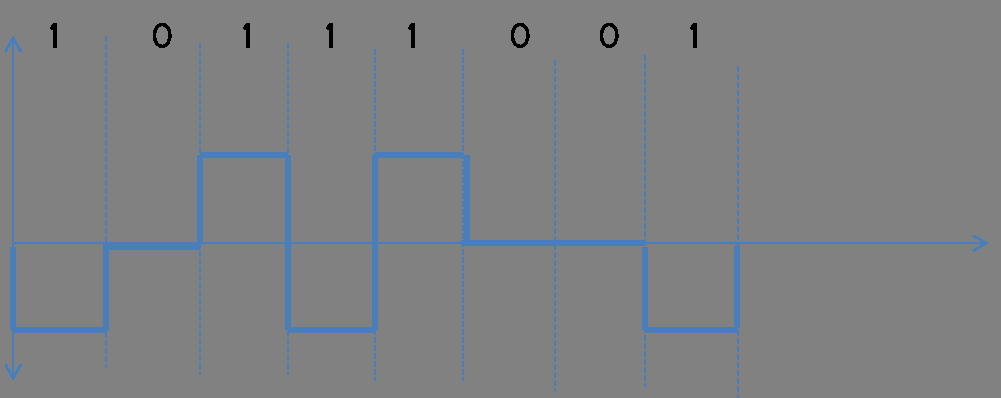
%> input picture ICE_LAB/Communication-Engineering-MatLab-master/AMI.png, 1001 x 398 px
$ octave --eval "result = histEqualization(imread('ICE_LAB/Communication-Engineering-MatLab-master/AMI.png'));"   (GNU Octave 9; MATLAB toolbox functions it lacks are replaced by stand-ins)
%> lines starting %> are read from the running program, lines starting %| are printed output that depends on the picture
function  out_img  = histEqualization( in_img)
%gammaCurve function: generating a new image out_img after applying
% histogram equalization on it
%  -Usage-
%	 out = histEqualization(in)
%
%  -Inputs-
%	 in_img: original grayscale image (uint8)
%
%  -Outputs-
%	 out_img: Adjusted grayscale image after applying histogram equalization(uint8)
%number of levels
L=256;
%check if the image is gray or not
if(size(in_img,3)>1)
    in_img=rgb2gray(in_img);
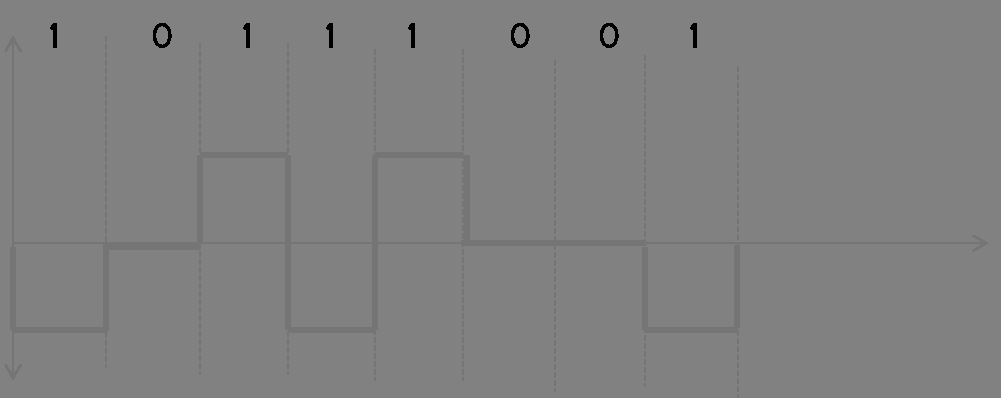
%> in_img: size 398x1001 uint8; min 0, max 129, mean 128.2
    %inform the user
    display('The image is converted to grayscale image');
    %show the grayscale version of the image
    figure;
    imshow(in_img);
    title('Original Image (Grayscale)');
end
%build up the lookup table s
%s=(L-1)*CDF(p)
%[counts,bins]=imhist(in_img); %calc histogram of the given image
%or we can get it without using imhist
counts=zeros(256,1);
for i=0:255
    counts(i+1)=sum(sum(in_img==i));
end
%> after the loop, counts = 256 values, max 382557 at index 130, min 0 at index 2, mean 1556.2
%calc PDF of the image
p=counts/(size(in_img,1)*size(in_img,2));
%> p = 256 values, max 0.96 at index 130, min 0 at index 2, mean 0.00391
%calc s=(L-1)*CDF(p)
s=(L-1)*cumsum(p);
%> s = 256 values from 0.763 to 255
%round the float into the nearest integare
s=round(s);
%> s = 256 values from 1 to 255
%Map the value of s to corresponding pixels in the image
out_img=uint8(zeros(size(in_img)));
for k=1:size(s,1)
    out_img(in_img==k-1)=s(k);
end
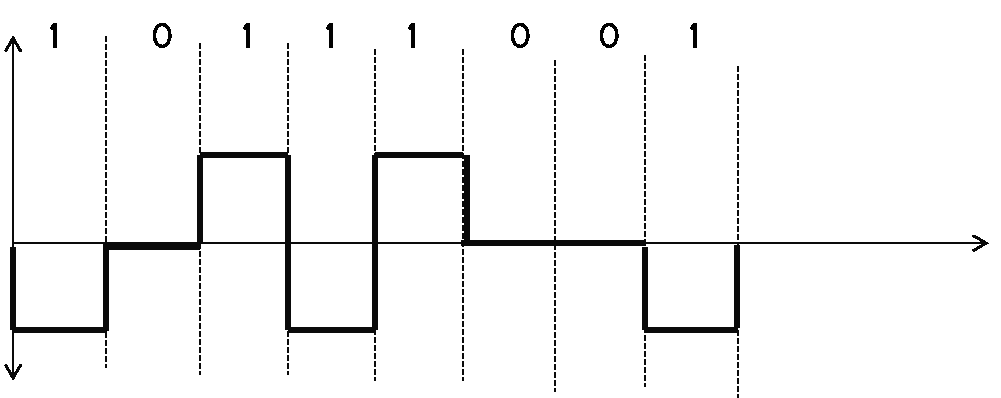
%> out_img: size 398x1001 uint8; min 1, max 255, mean 245.2
end

$ run again, on ICE_LAB/Communication-Engineering-MatLab-master/B8ZS.png
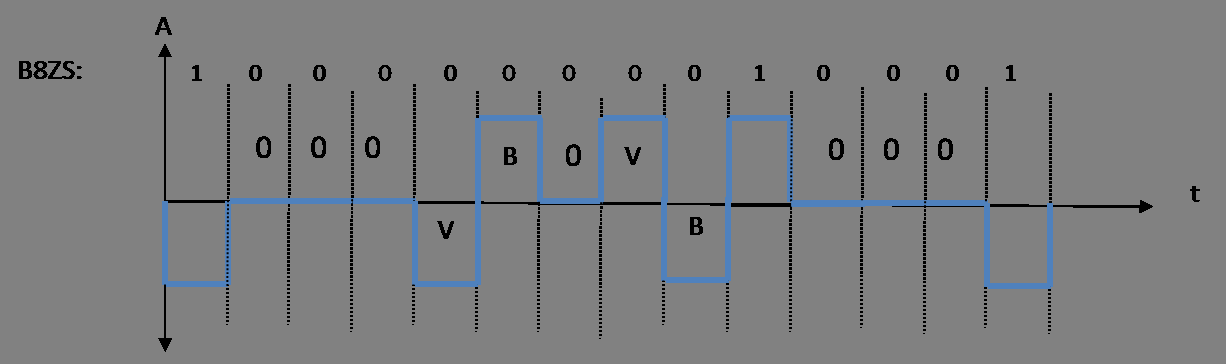
%> input picture ICE_LAB/Communication-Engineering-MatLab-master/B8ZS.png, 1226 x 364 px
%> in histEqualization, `in_img=rgb2gray(in_img);`:
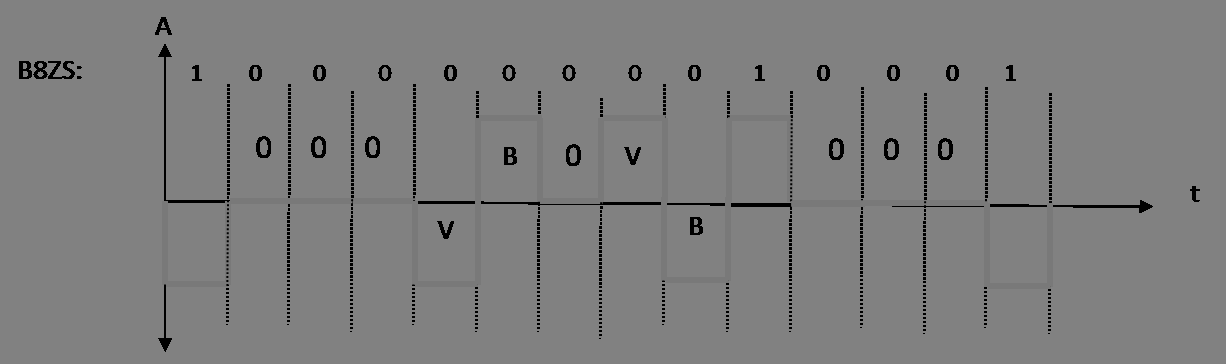
%> in_img: size 364x1226 uint8; min 0, max 129, mean 125.6
%> after the loop in histEqualization, `for i=0:255`: counts = 256 values, max 423101 at index 130, min 0 at index 2, mean 1743.2
%> p = 256 values, max 0.948 at index 130, min 0 at index 2, mean 0.00391
%> in histEqualization, `s=(L-1)*cumsum(p);`: s = 256 values from 6.31 to 255
%> in histEqualization, `s=round(s);`: s = 256 values from 6 to 255
%> after the loop in histEqualization, `for k=1:size(s,1)`:
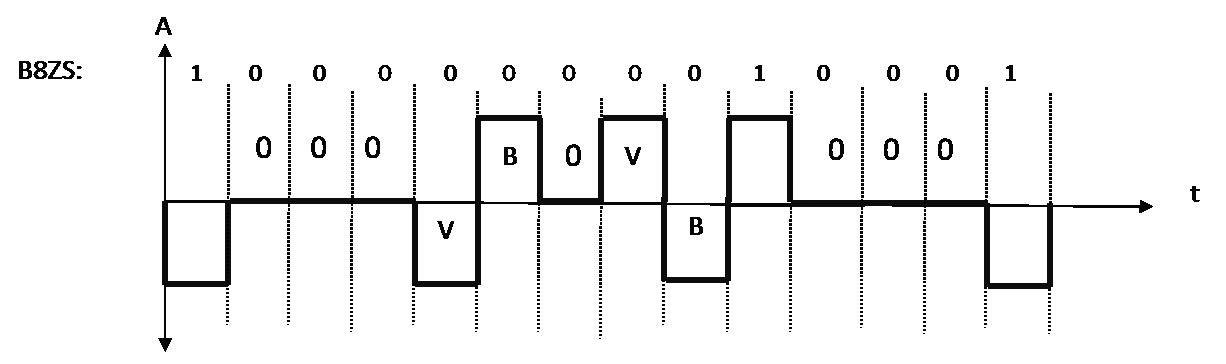
%> out_img: size 364x1226 uint8; min 6, max 255, mean 242.3

$ run again, on ICE_LAB/Communication-Engineering-MatLab-master/DifferentialManchester.png
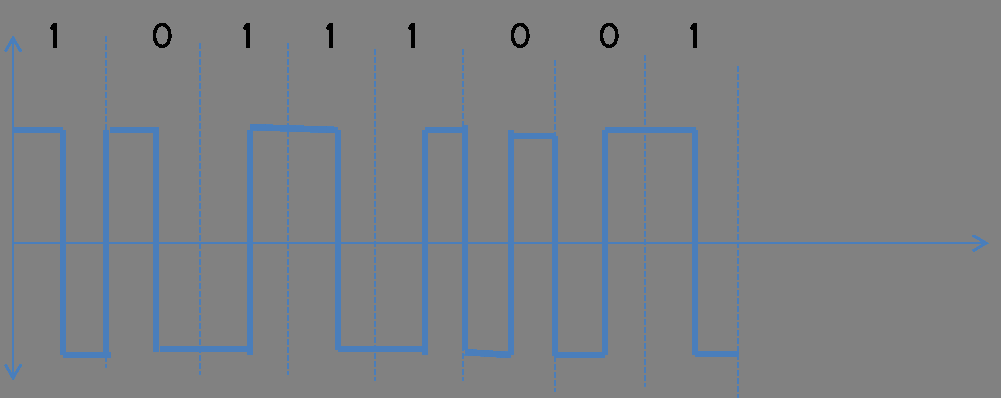
%> input picture ICE_LAB/Communication-Engineering-MatLab-master/DifferentialManchester.png, 1001 x 398 px
%> after the loop in histEqualization, `for i=0:255`: counts = 256 values, max 372517 at index 130, min 0 at index 2, mean 1556.2
%> p = 256 values, max 0.935 at index 130, min 0 at index 2, mean 0.00391
%> in histEqualization, `s=(L-1)*cumsum(p);`: s = 256 values from 0.763 to 255
%> in histEqualization, `s=round(s);`: s = 256 values from 1 to 255
%> after the loop in histEqualization, `for k=1:size(s,1)`:
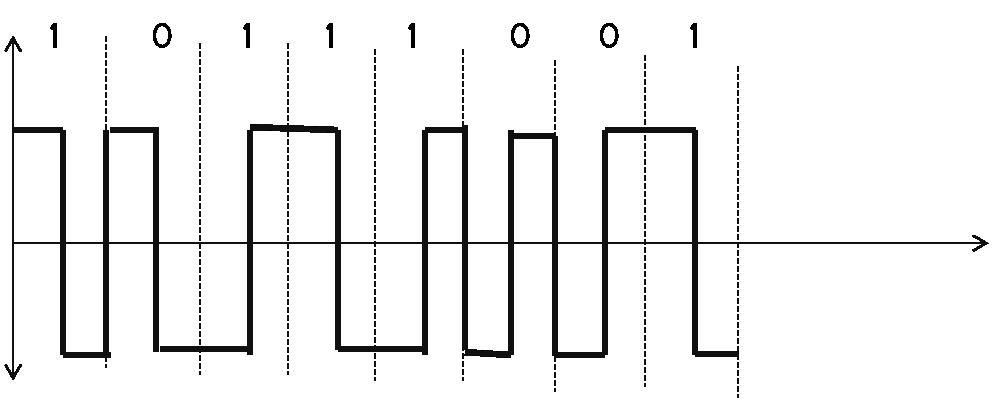
%> out_img: size 398x1001 uint8; min 1, max 255, mean 239.4
